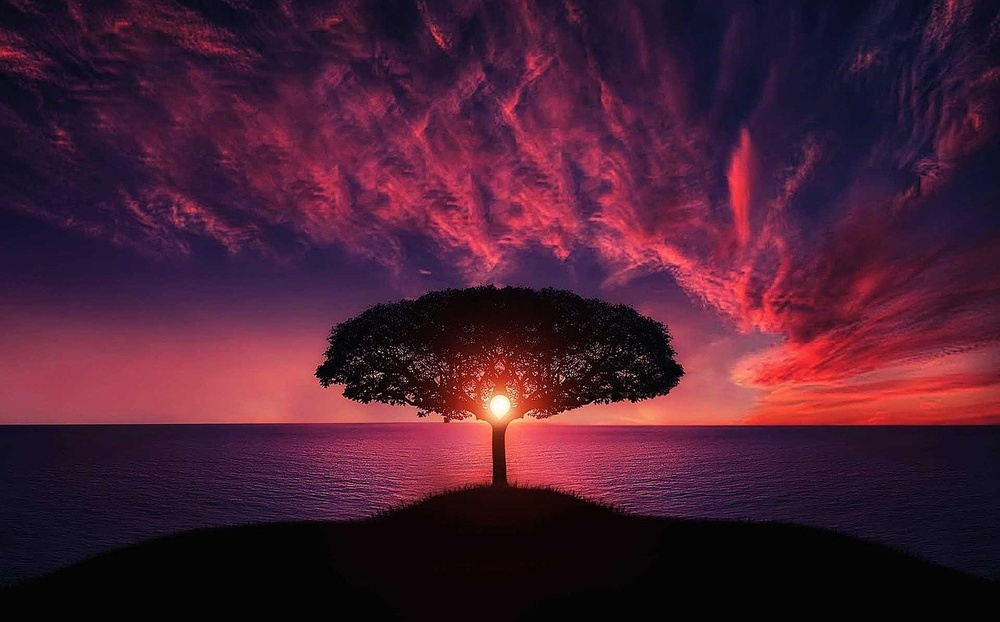
#> input picture Image-Manipulation/01-Translation/Images/input3.jpg, 1000 x 622 px, shrunk from 1280 x 796 before the run, found by its file name
$ python translation02.py
#> lines starting #> are read from the running program, lines starting #| are printed output that depends on the picture
import cv2
import numpy as np
from matplotlib import pyplot as plt

import cv2
import numpy as np
from matplotlib import pyplot as plt
image = cv2.imread('Images\input3.jpg')
#> image is the input picture: shape (622, 1000, 3); mean B, G, R 51.3, 30.5, 73.6

# Store height and width of the image
height, width = image.shape[:2]
#> height = 622; width = 1000

quarter_height, quarter_width = height/4, width/4
#> quarter_height = 155.5; quarter_width = 250
print ("height.shape: ", height)
#| height.shape:  622
print ("quarter_height.shape: ", quarter_height)
#| quarter_height.shape:  155.5

print ("width.shape: ", width)
#| width.shape:  1000
print ("quarter_width.shape: ", quarter_width)
#| quarter_width.shape:  250.0

#       | 1 0 Tx |
#  T  = | 0 1 Ty |
# T is our translation matrix
T = np.float32([[1, 0, quarter_width],
                [0, 1,quarter_height]])
#> T = [[1, 0, 250], [0, 1, 155.5]]

# Let's take a look at T
print (T)
#| [[  1.    0.  250. ]
#|  [  0.    1.  155.5]]

# We use warpAffine to transform the image using the matrix, T
img_translation = cv2.warpAffine(image, T, (width, height))
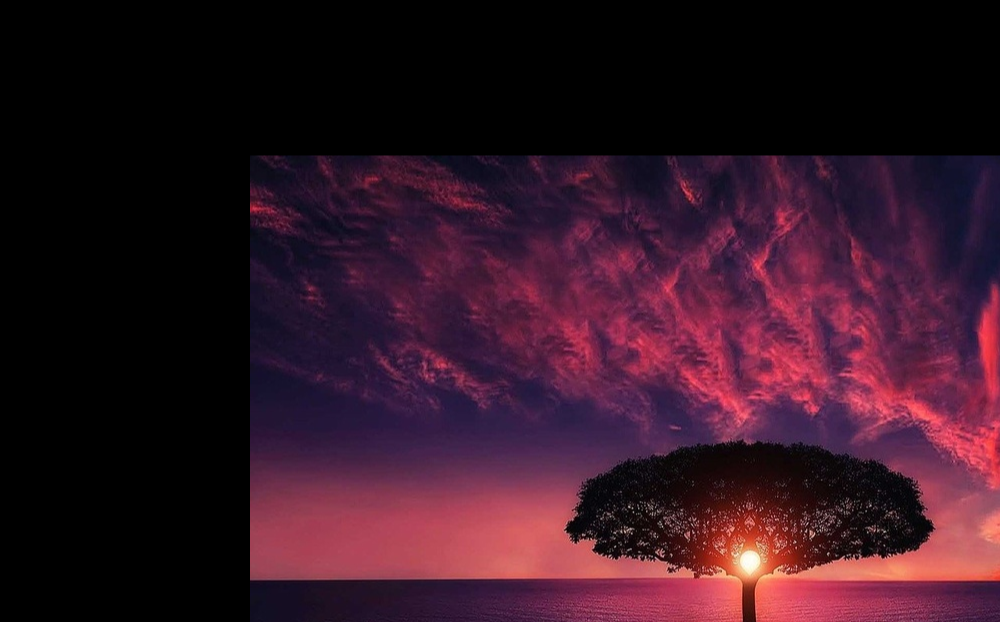
#> img_translation: shape (622, 1000, 3); mean B, G, R 36, 21.8, 52.4
print (img_translation.shape)
#| (622, 1000, 3)

plt.imshow(cv2.cvtColor(img_translation, cv2.COLOR_BGR2RGB))
plt.title('Translation Quarter Shift')

plt.savefig('Images\output_quarter_shift_03.png')
plt.show()

half_height, half_width = height/2, width/2
#> half_height = 311; half_width = 500
print ("quarter_height.shape: ", half_height)
#| quarter_height.shape:  311.0
print ("quarter_width.shape: ", half_width)
#| quarter_width.shape:  500.0

T = np.float32([[1, 0, half_height],
                [0, 1,half_width]])
#> T = [[1, 0, 311], [0, 1, 500]]

# Let's take a look at T
print (T)
#| [[  1.   0. 311.]
#|  [  0.   1. 500.]]

# We use warpAffine to transform the image using the matrix, T
img_translation = cv2.warpAffine(image, T, (width, height))
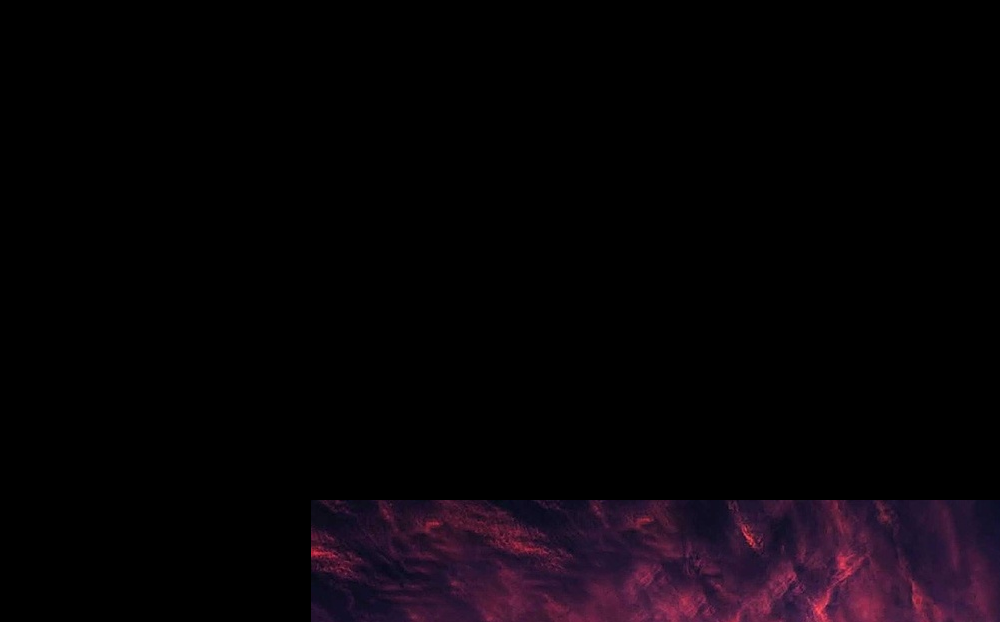
#> img_translation: shape (622, 1000, 3); mean B, G, R 7, 3.3, 7.7
print (img_translation.shape)
#| (622, 1000, 3)

plt.imshow(cv2.cvtColor(img_translation, cv2.COLOR_BGR2RGB))
plt.title('Translation Half Shift')

plt.savefig('Images\output_half_shift_03.png')
plt.show()

$ run again, with Image-Manipulation/01-Translation/Images/input1.jpg copied over Image-Manipulation/01-Translation/Images/input3.jpg
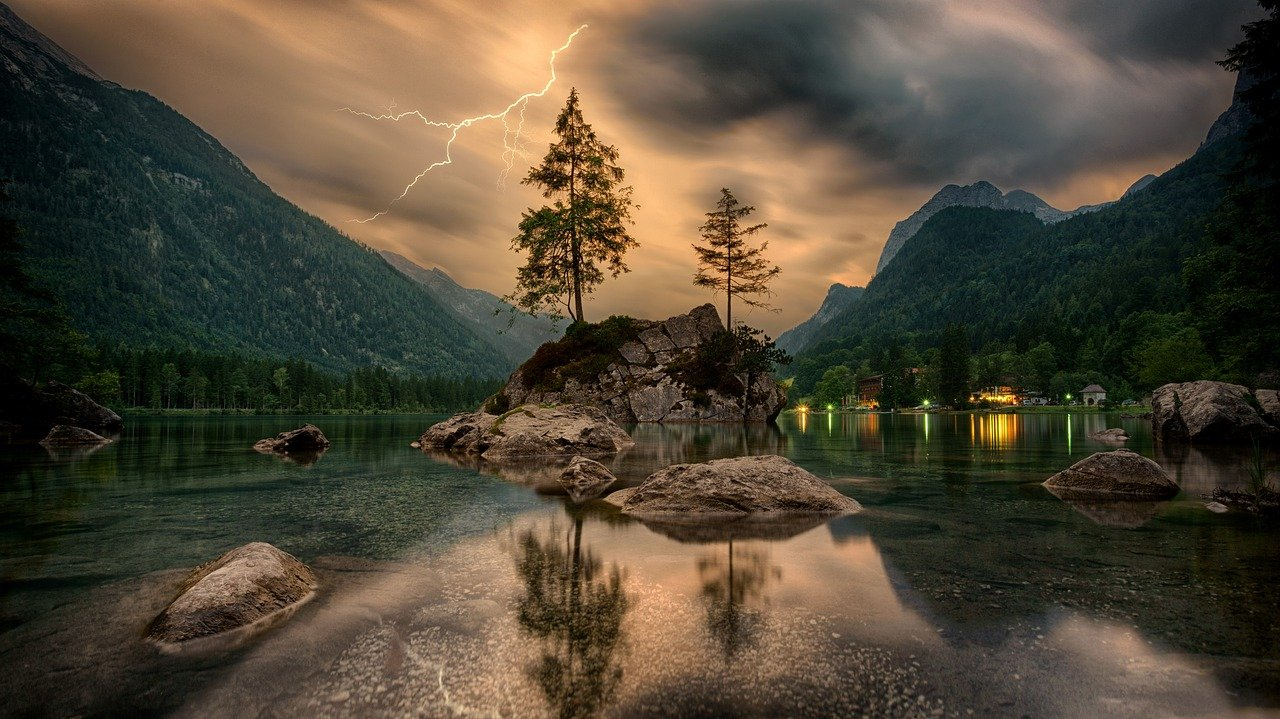
#> input picture Image-Manipulation/01-Translation/Images/input1.jpg, 1280 x 719 px, found by its file name
#> image is the input picture: shape (719, 1280, 3); mean B, G, R 54.5, 71.1, 79.8
#| height.shape:  719
#| quarter_height.shape:  179.75
#| width.shape:  1280
#| quarter_width.shape:  320.0
#| [[  1.     0.   320.  ]
#|  [  0.     1.   179.75]]
#> `img_translation = cv2.warpAffine(image, T, (width, height))`:
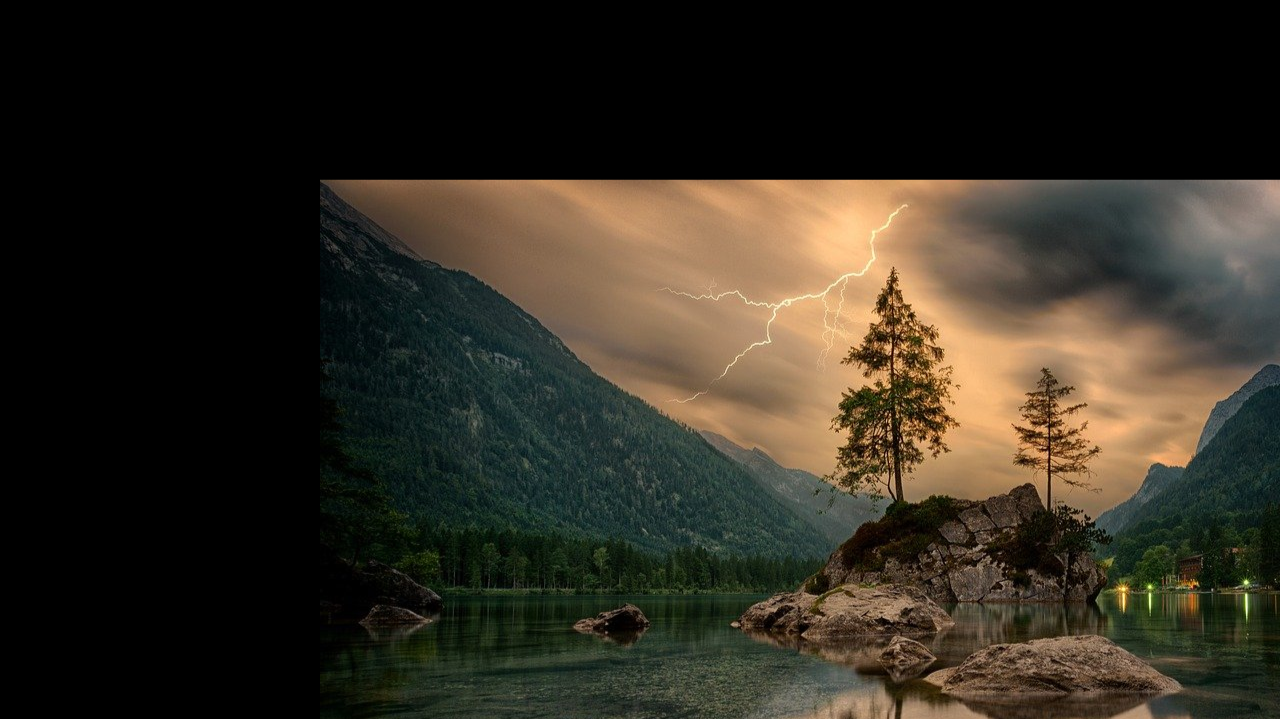
#> img_translation: shape (719, 1280, 3); mean B, G, R 32.9, 43.7, 49
#| (719, 1280, 3)
#| quarter_height.shape:  359.5
#| quarter_width.shape:  640.0
#| [[  1.    0.  359.5]
#|  [  0.    1.  640. ]]
#> `img_translation = cv2.warpAffine(image, T, (width, height))`:
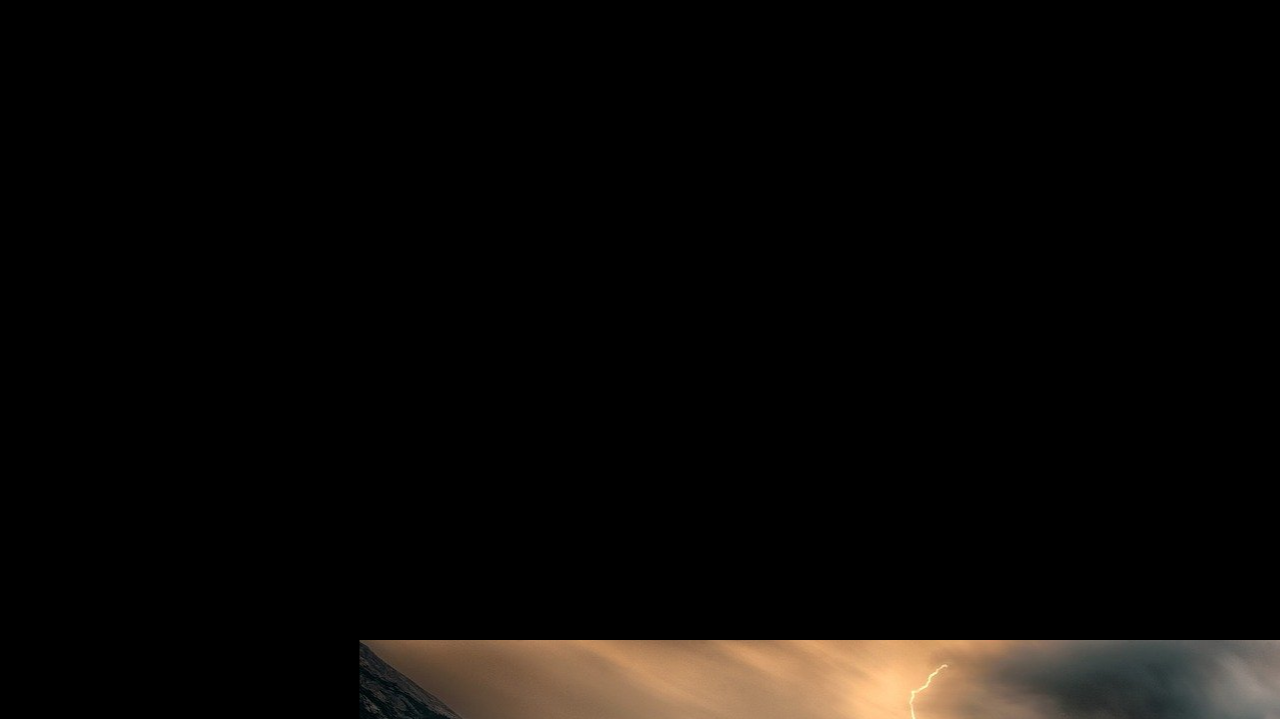
#> img_translation: shape (719, 1280, 3); mean B, G, R 6.7, 8.7, 10.8
#| (719, 1280, 3)

$ run again, with Image-Manipulation/01-Translation/Images/input4.jpg copied over Image-Manipulation/01-Translation/Images/input3.jpg
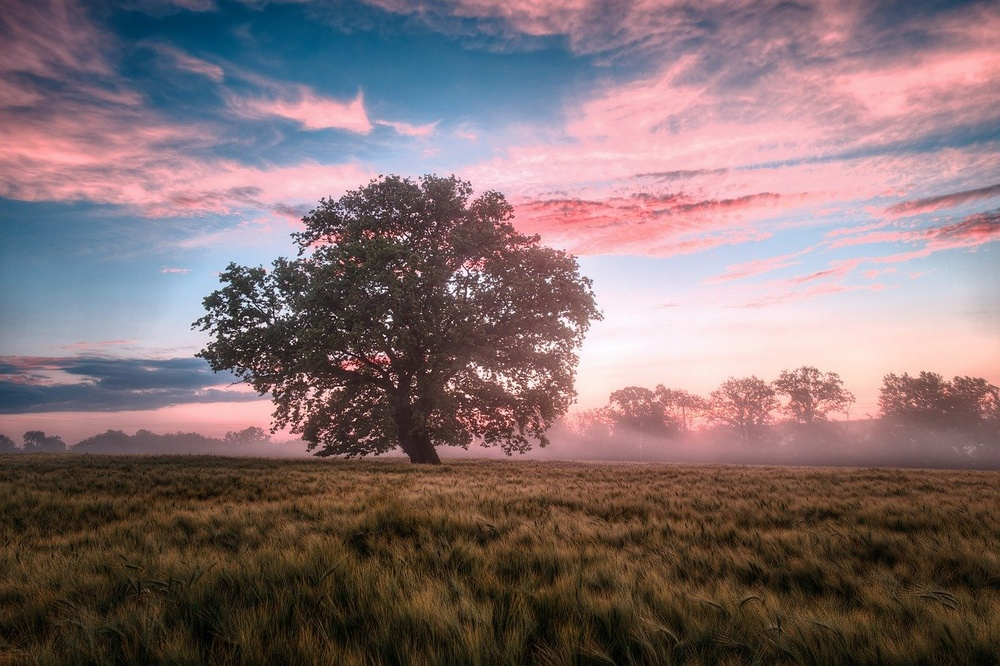
#> input picture Image-Manipulation/01-Translation/Images/input4.jpg, 1000 x 666 px, shrunk from 1280 x 852 before the run, found by its file name
#> image is the input picture: shape (666, 1000, 3); mean B, G, R 113, 110.8, 130
#| height.shape:  666
#| quarter_height.shape:  166.5
#| width.shape:  1000
#| quarter_width.shape:  250.0
#| [[  1.    0.  250. ]
#|  [  0.    1.  166.5]]
#> `img_translation = cv2.warpAffine(image, T, (width, height))`:
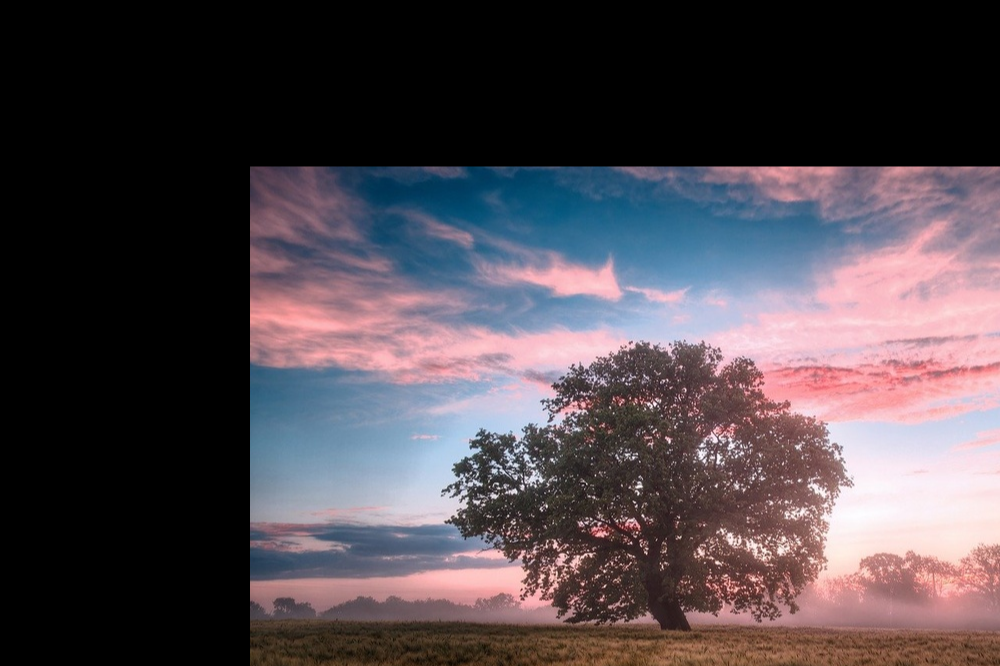
#> img_translation: shape (666, 1000, 3); mean B, G, R 76.8, 70.7, 79.6
#| (666, 1000, 3)
#| quarter_height.shape:  333.0
#| quarter_width.shape:  500.0
#| [[  1.   0. 333.]
#|  [  0.   1. 500.]]
#> `img_translation = cv2.warpAffine(image, T, (width, height))`:
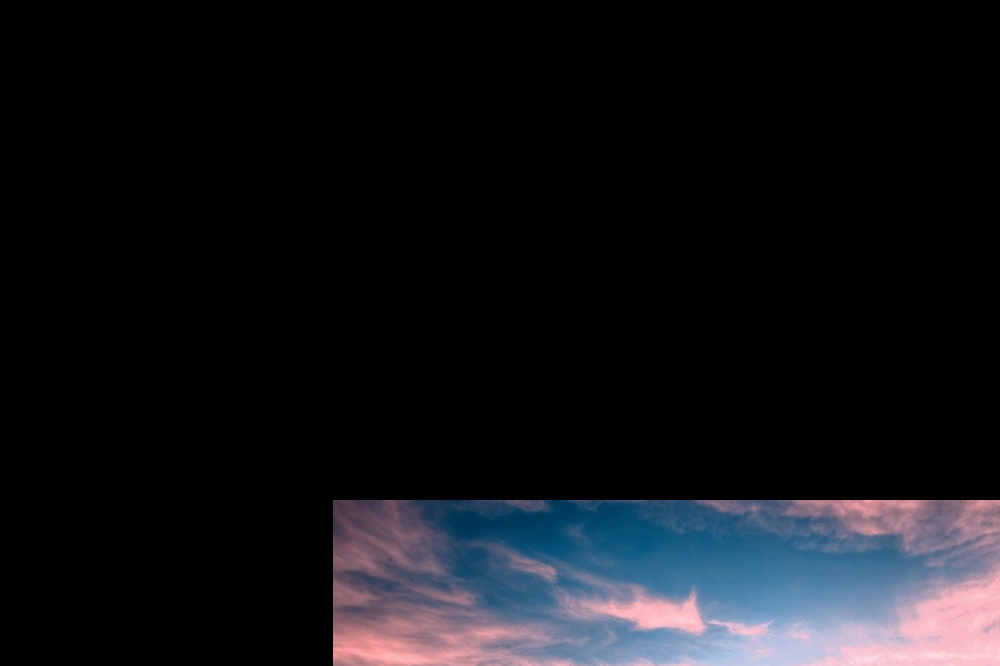
#> img_translation: shape (666, 1000, 3); mean B, G, R 24.7, 20.4, 19.5
#| (666, 1000, 3)
